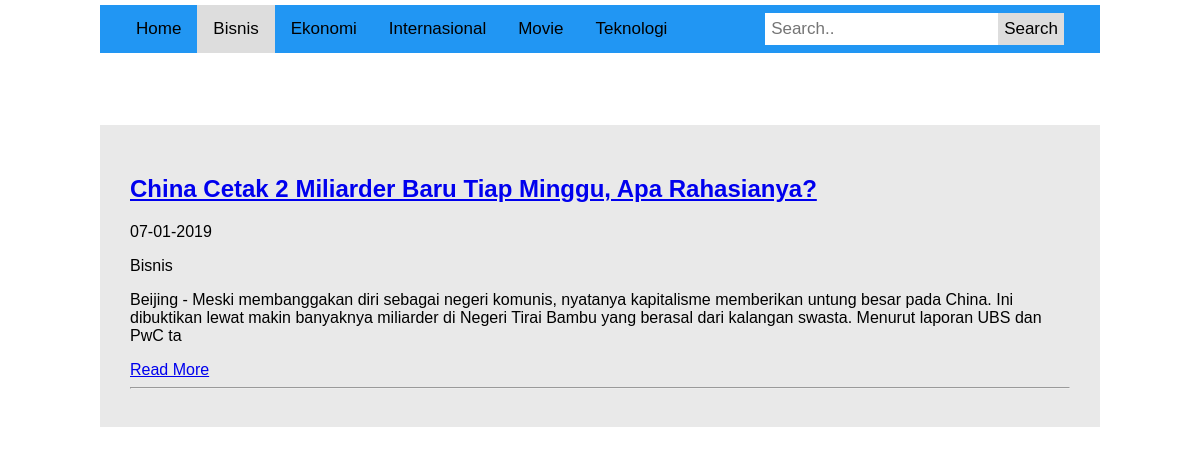
Page /news_bisnis.php on the committed database.
### tables this page shows
CREATE TABLE `berita` (
  `id_berita` int(5) NOT NULL,
  `judul_berita` varchar(100) NOT NULL,
  `tanggal` varchar(30) NOT NULL,
  `isi_berita` text NOT NULL,
  `kategori` varchar(50) NOT NULL
);

### news_bisnis.php (the view, shortened to what this page needs)
<!DOCTYPE html>
<html lang="en">
<head>
    <link rel="stylesheet" href="css/css.css">
</head>
<body>
<div class="topnav">
  <a href="index.php">Home</a>
  <a class="active" href="news_bisnis.php">Bisnis</a>
  <a class="" href="news_ekonomi.php">Ekonomi</a>
  <a href="news_internasional.php">Internasional</a>
  <a href="news_movie.php">Movie</a>
  <a href="news_teknologi.php">Teknologi</a>
  <div class="search-container">
    <form action="" method="POST">
    <input type="text" name="kata" placeholder="Search..">
      <button type="submit" name="cari">Search</button>
    </form>
  </div>
</div>
<?php include("search.php"); ?>
<div class="container">
<table class="table table-bordered table-responsive" id="main">
<?php
    $sql = "SELECT * FROM berita WHERE kategori='Bisnis' ORDER BY id_berita DESC ";
    $stmt = $db -> prepare($sql);
    $stmt -> execute();
    $data = $stmt -> rowCount();
    if($data==0){
        echo "tidak ada berita";
    }else{
        while($data = $stmt -> fetch(PDO::FETCH_ASSOC)){
            ?>
            <h2><a href="detailberita.php?detail=<?php echo $data['id_berita']; ?>"><?php echo $data['judul_berita'];?></a></h2>
            <p><?php echo $data['tanggal'];?></p>
            <p><?php echo $data['kategori'];?></p>
            <p><?php echo substr($data['isi_berita'],0,250); ?></p>
            <a href="detailberita.php?detail=<?php echo $data['id_berita']; ?>">Read More</a>
            <hr>
            <?php
        }
    }
    ?>
</table>
</div>
</body>
</html>

### css/css.css (style rules this page uses)
.container { padding: 30px 30px; background-color: #e9e9e9; }
* { box-sizing: border-box; }
h1, h2, h3, h4, p { font-family: Arial, Helvetica, sans-serif; }
body { margin: 5px 100px; font-family: Arial, Helvetica, sans-serif; }
.topnav { padding: 0 20px; overflow: hidden; background-color: #2196F3; }
.topnav a { float: left; display: block; color: black; text-align: center; padding: 14px 16px; text-decoration: none; font-size: 17px; }
.topnav a.active { background-color: #ddd; color: black; }
.topnav .search-container { float: right; }
.topnav input[type=text] { padding: 6px; margin-top: 8px; font-size: 17px; border: none; }
.topnav .search-container button { float: right; padding: 6px; margin-top: 8px; margin-right: 16px; background: #ddd; font-size: 17px; border: none; cursor: pointer; }

### rows in the picture
berita: judul_berita "China Cetak 2 Miliarder Baru Tiap Minggu, Apa Rahasianya?", tanggal "07-01-2019", kategori "Bisnis", isi_berita "Beijing - Meski membanggakan diri sebagai negeri komunis, nyatanya kapitalisme memberikan untung besar pada China. Ini dibuktikan lewat makin banyaknya miliarder di Negeri Tirai Bambu yang berasal dari kalangan swasta. Menurut laporan UBS dan PwC ta"
